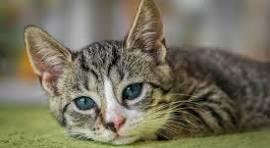
#> input picture cat.png, 270 x 148 px, given in place of cat.jpeg, which was not available
$ jupyter execute Denoising_Image_SVD.ipynb   (text cells are left out)
#> lines starting #> are read from the running program, lines starting #| are printed output that depends on the picture; long printed decimals are rounded; pictures that were not available may be replaced by others from this repository, and a replacement may not be noted
[cell 1]
import numpy as np
import cv2
import matplotlib.pyplot as plt

[cell 2]
#Add Gaussian noise to input inmage
def addNoiseToImage(image, mean = 0, stddev = 25):
    #uncomment the following three lines of code for another project
    noise = np.random.normal(mean, stddev, image.shape)
    noise = np.where(noise > 0 , np.around(noise), 0)
    noise = noise.astype(np.uint8)
    np.save('noise.npy', noise)
    noise = np.load('/content/noise.npy')
    noise = noise.astype(np.uint8)

    #add Noise to Image
    noise_img = cv2.add(noise, image)
    return noise_img

[cell 3]
def convertColortoGrayScale(image, ratio_gray_scale):
    gray_image = image @ ratio_gray_scale
    return np.around(gray_image).astype(np.uint8)

[cell 4]
#Quesntion 7
from google.colab.patches import cv2_imshow
color_image = cv2.imread('/content/cat.jpeg')
#> color_image is the input picture: shape (148, 270, 3); mean B, G, R 92.5, 112.4, 116.8
color_image = cv2.resize(color_image, (300, 300))
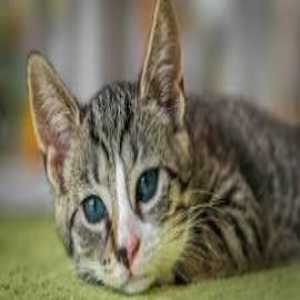
#> color_image: shape (300, 300, 3); mean B, G, R 92.4, 112.3, 116.6
ratio_gray_scale = [0.2126, 0.7125, 0.0722 ]
gray_image = convertColortoGrayScale(color_image, ratio_gray_scale)
#> in convertColortoGrayScale, `gray_image = image @ ratio_gray_scale`:
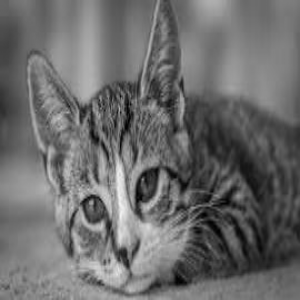
#> gray_image: shape (300, 300) float64; min 1.15, max 241.1, mean 108
noise_image = addNoiseToImage(gray_image)
#> (reads noise.npy from the repository)
#> in addNoiseToImage, `noise_img = cv2.add(noise, image)`:
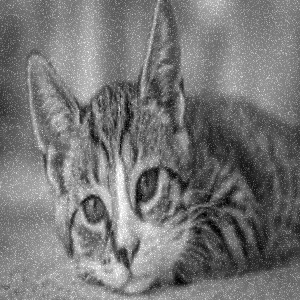
#> noise_img: shape (300, 300); min 1, max 255, mean 118
#> in addNoiseToImage, `noise_img = cv2.add(noise, image)`:
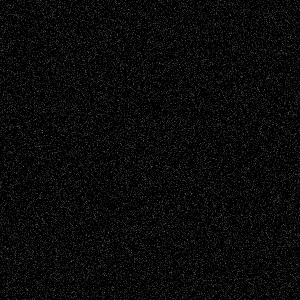
#> noise: shape (300, 300); min 0, max 108, mean 10
avg_org = np.sum(gray_image) / (gray_image.shape[0] * gray_image.shape[1])
#> avg_org = 108.1
avg_noise = np.sum(noise_image) / (noise_image.shape[0] * noise_image.shape[1])
#> avg_noise = 118
print("avg_org", avg_org)
#| avg_org 108.053
print("avg_noise", avg_noise)
#| avg_noise 118.037

[cell 5]
def perform_image_denoise(noise_image, threshold):
    #Caculate U, S, V_T
    u, s, vt = np.linalg.svd(noise_image)
    #Remove sigma values below threshold
    s_cleaned = np.where(s > threshold, s, 0)
    s_cleaned = np.diag(s_cleaned)
    img_denoise = u @ s_cleaned @ vt
    # Instead of using @ to find img_denoise, Is it possible to use dot and the
    # broadcast porperty of np to calculate u * s
    img_denoised = np.array(np.dot((u * s_cleaned), vt)).astype('uint8')
    return img_denoise # OR img_denoised

[cell 6]
def computeCosineSimilarity(img1, img2):
    img1 = img1.flatten()
    img2 = img2.flatten()
    cosine_similarity = img1.dot(img2) / (np.linalg.norm(img1) * np.linalg.norm(img2))
    return cosine_similarity

[cell 7]
def compute_mean_squared_error(img1, img2):
    return np.sqrt(np.sum(np.square(img1, img2)) / (img1.shape[0] * img1.shape[1]))

[cell 8]
def find_best_sigma_image_denoise(noise_image, orignal_image, metric = 0, sigma_range= 1000):
    #Caculate U , S, V_T
#> called with metric = 0, sigma_range = 1200
    u, s, vt = np.linalg.svd(noise_image)
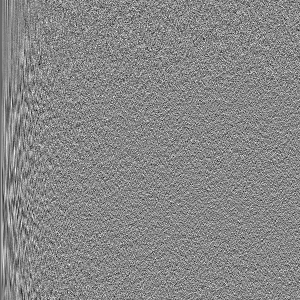
#> u: shape (300, 300) float64; min -0.263, max 0.231, mean -0.00019; drawn with min black and max white
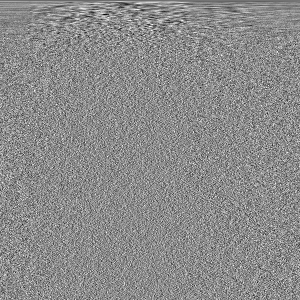
#> vt: shape (300, 300) float64; min -0.284, max 0.234, mean -0.000227; drawn with min black and max white
#> s = 300 values, max 35957.6 at index 0, min 0.695 at index 299, mean 450.2

    #Select the best threshold that has minimum error RMS
    evaluation_history = []
    for i in range(1, sigma_range):
        s_cleaned = np.where(s > i, s, 0)
        image_denoised = np.array(np.dot((u * s_cleaned), vt), dtype=int)

        if metric == 0:
            similarity = computeCosineSimilarity(image_denoised, orignal_image)
            evaluation_history.append(similarity)
        else:
            image_denoised = image_denoised.astype(np.uint8)
            orignal_image = orignal_image.astype(np.uint8)
            error = compute_mean_squared_error(image_denoised, orignal_image)
            evaluation_history.append(error)
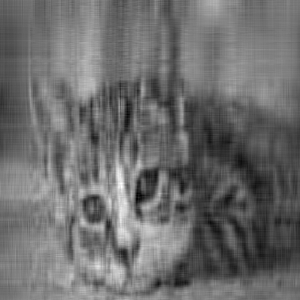
#> image_denoised: shape (300, 300) int64; min 1, max 274, mean 117.5; drawn with min black and max white
#> after the loop, evaluation_history = 1199 values, max 0.997 at index 541, min 0.993 at index 0, mean 0.995
    if metric == 0:
        best_sigma = evaluation_history.index(max(evaluation_history))
#> best_sigma = 541
    else:
        best_sigma = evaluation_history.index(min(evaluation_history))
    return best_sigma, evaluation_history

[cell 9]
def main_application(metric, sigma_range):
    #Read color image
    color_image = cv2.imread('/content/cat.jpeg')

    #Resize color image tp(300, 300)
    color_image= cv2.resize(color_image, (300, 300))
    #convert Image to Grayscale
    ratio_gray_scale = [0.2126, 0.7125, 0.0722 ]
    gray_image = convertColortoGrayScale(color_image, ratio_gray_scale)

    #Save resized grayscale image to file gray_image.png
    cv2.imwrite('gray_image.png', gray_image)

    #Add Gauusion noise to gray image
    noise_gray_image = addNoiseToImage(gray_image)

    #Save noise grayscale image to file noise_gray_image.png
    cv2.imwrite('noise_gray_image.png', noise_gray_image)

    best_threshold, evaluation_history = find_best_sigma_image_denoise(noise_gray_image, gray_image, metric, sigma_range)
#> best_threshold = 541
    print("best_threshold", best_threshold)
#| best_threshold 541
    denoise_image = perform_image_denoise(noise_gray_image, best_threshold)
#> in perform_image_denoise, `s_cleaned = np.where(s > threshold, s, 0)`: s_cleaned = 300 values, max 35957.6 at index 0, min 0 at index 34, mean 262.8
#> in perform_image_denoise, `img_denoise = u @ s_cleaned @ vt`:
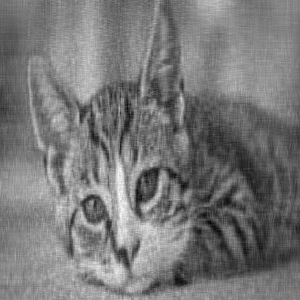
#> img_denoise: shape (300, 300) float64; min -10.69, max 262.8, mean 118; drawn with min black and max white
#> in perform_image_denoise, `img_denoised = np.array(np.dot((u * s_cleaned), vt)).astype('uint8')`:
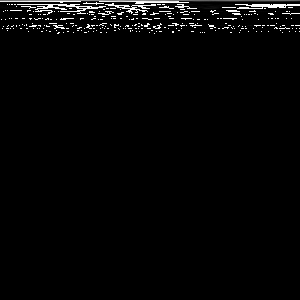
#> img_denoised: shape (300, 300); min 0, max 255, mean 5.8
    cv2.imwrite('denoise_image.png', denoise_image)
    plt.plot(evaluation_history)
    plt.xlabel('Threshold')
    if metric == 0:
        plt.ylabel('Cosine Similarity')
    else:
        plt.ylabel('RMS')

    plt.title('Evaluation History')
    plt.show()
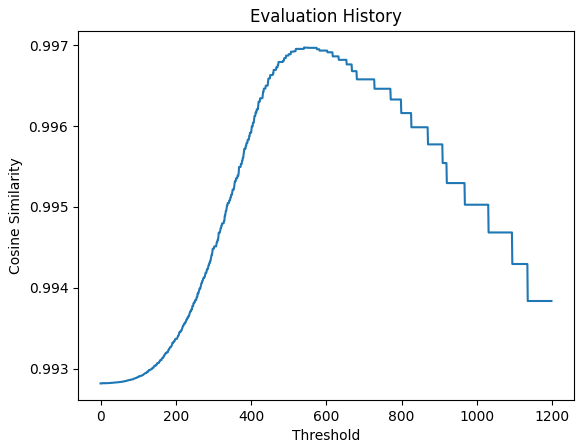
#> figure drawn by matplotlib, 1 panel; curve peaks at x = 541, y = 0.997
